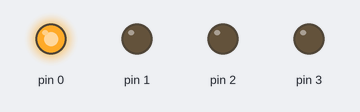
A sketch run on a simulated Arduino Uno, built with avr-gcc and run on an emulated ATmega328P. Shown: output pins drawn as LEDs (lit = HIGH).

Above: at 0.15 s.
At 0.75 s:
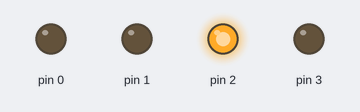
At 1.65 s:
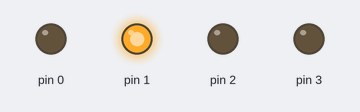
At 2.25 s:
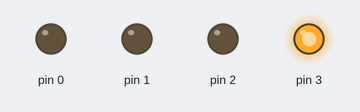
Timing chart, 0 to 3.0 s (numbered marks = the images above):
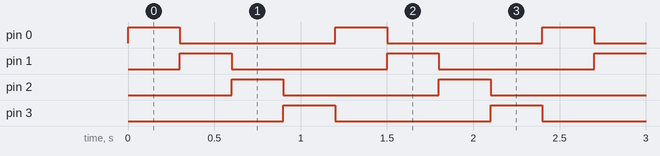

The sketch:

LED_FLASHER.ino
```cpp
//This is the required sketch to perform the LED flasher experiment.

void setup()

{ for(int i=0;i<4;i++)

  {

    pinMode(i, OUTPUT);

  }

}


void loop()

{

  for(int i=0;i<4;i++)

  {


    digitalWrite(i,HIGH);

    delay(300);

    digitalWrite(i,LOW);

  }

}
```

Measured:
- by itself, pin 0–3: alternates HIGH for 0.30 s and LOW for 0.90 s
- by itself, everything shown: repeats every 1.2 s, in 5 steps
